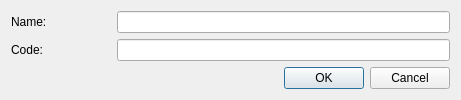
<?xml version="1.0" encoding="UTF-8"?>
<ui version="4.0">
 <class>CreateAmortizeType</class>
 <widget class="QDialog" name="CreateAmortizeType">
  <property name="geometry">
   <rect>
    <x>0</x>
    <y>0</y>
    <width>461</width>
    <height>99</height>
   </rect>
  </property>
  <property name="sizePolicy">
   <sizepolicy hsizetype="Fixed" vsizetype="Fixed">
    <horstretch>0</horstretch>
    <verstretch>0</verstretch>
   </sizepolicy>
  </property>
  <property name="windowTitle">
   <string>Create/Update amortize type</string>
  </property>
  <property name="locale">
   <locale language="English" country="UnitedStates"/>
  </property>
  <property name="modal">
   <bool>false</bool>
  </property>
  <layout class="QGridLayout" name="gridLayout">
   <property name="leftMargin">
    <number>11</number>
   </property>
   <property name="topMargin">
    <number>11</number>
   </property>
   <property name="rightMargin">
    <number>11</number>
   </property>
   <property name="bottomMargin">
    <number>11</number>
   </property>
   <item row="1" column="0">
    <widget class="QLabel" name="codeLb">
     <property name="text">
      <string>Code:</string>
     </property>
    </widget>
   </item>
   <item row="1" column="1">
    <widget class="QLineEdit" name="codeEdit">
     <property name="toolTip">
      <string>&lt;html&gt;&lt;head/&gt;&lt;body&gt;&lt;p&gt;For example: Main St. 99&lt;/p&gt;&lt;/body&gt;&lt;/html&gt;</string>
     </property>
    </widget>
   </item>
   <item row="0" column="1">
    <widget class="QLineEdit" name="nameEdit">
     <property name="toolTip">
      <string>&lt;html&gt;&lt;head/&gt;&lt;body&gt;&lt;p&gt;For example: &amp;quot;River Co.&amp;quot;&lt;/p&gt;&lt;/body&gt;&lt;/html&gt;</string>
     </property>
    </widget>
   </item>
   <item row="2" column="0" colspan="2">
    <layout class="QHBoxLayout" name="horizontalLayout">
     <item>
      <spacer name="horizontalSpacer">
       <property name="orientation">
        <enum>Qt::Horizontal</enum>
       </property>
       <property name="sizeHint" stdset="0">
        <size>
         <width>40</width>
         <height>20</height>
        </size>
       </property>
      </spacer>
     </item>
     <item>
      <widget class="QPushButton" name="okBtn">
       <property name="text">
        <string>OK</string>
       </property>
      </widget>
     </item>
     <item>
      <widget class="QPushButton" name="cancelBtn">
       <property name="text">
        <string>Cancel</string>
       </property>
      </widget>
     </item>
    </layout>
   </item>
   <item row="0" column="0">
    <widget class="QLabel" name="nameLb">
     <property name="sizePolicy">
      <sizepolicy hsizetype="Preferred" vsizetype="Preferred">
       <horstretch>0</horstretch>
       <verstretch>0</verstretch>
      </sizepolicy>
     </property>
     <property name="minimumSize">
      <size>
       <width>100</width>
       <height>0</height>
      </size>
     </property>
     <property name="text">
      <string>Name:</string>
     </property>
    </widget>
   </item>
  </layout>
 </widget>
 <tabstops>
  <tabstop>nameEdit</tabstop>
  <tabstop>codeEdit</tabstop>
  <tabstop>okBtn</tabstop>
  <tabstop>cancelBtn</tabstop>
 </tabstops>
 <resources/>
 <connections/>
</ui>
